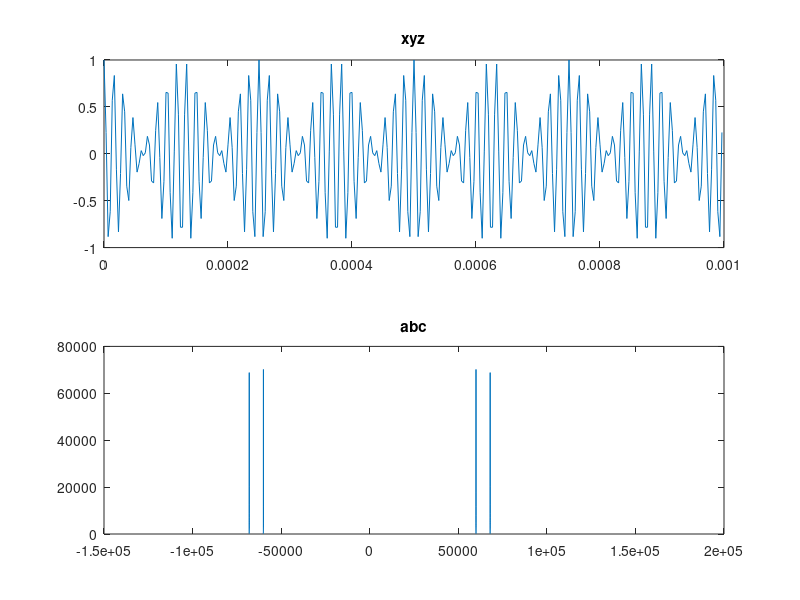

Here is the MATLAB script that generated this plot:
% clear;
% clc; 
% sample_rate= 300e3;f1 = 4000;f2 = 64000;range = 1:300;
% t = 0:(1/sample_rate):1; time_domain = cos(2*pi*f1*t).* cos(2*pi*f2*t);
% frequency_domain = fftshift(fft(time_domain)); 
% f=[-sample_rate/2:(length(frequency_domain)/sample_rate):(sample_rate/2)+1];
% figure(1);
% subplot (2,1,1); 
% plot(t(range), time_domain(range)); 
% title('DSBSC in time domain');
% subplot (2,1,2); 
% plot(f,abs(frequency_domain)); 
% title('DSBSC in frequency domain');
% 
% %------------------


clear;
clc;
rate = 300e3;
f1 = 4000;
f2 = 64000;
range = 1:300;
t = 0:(1/rate):1;
time_domain = cos(2*pi*f1*t).*cos(2*pi*f2*t);
freq_domain = fftshift(fft(time_domain));
f = [-rate/2:(length(freq_domain)/rate):(rate/2)+1];
figure(1);
subplot(2,1,1);
plot(t(range),time_domain(range));
title('xyz');
subplot(2,1,2);
plot(f,abs(freq_domain));
title('abc');